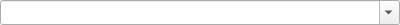
<?xml version="1.0" encoding="UTF-8"?>
<ui version="4.0">
 <class>UrlField</class>
 <widget class="QComboBox" name="UrlField">
  <property name="geometry">
   <rect>
    <x>0</x>
    <y>0</y>
    <width>400</width>
    <height>25</height>
   </rect>
  </property>
  <property name="editable">
   <bool>true</bool>
  </property>
 </widget>
 <resources/>
 <connections/>
</ui>
